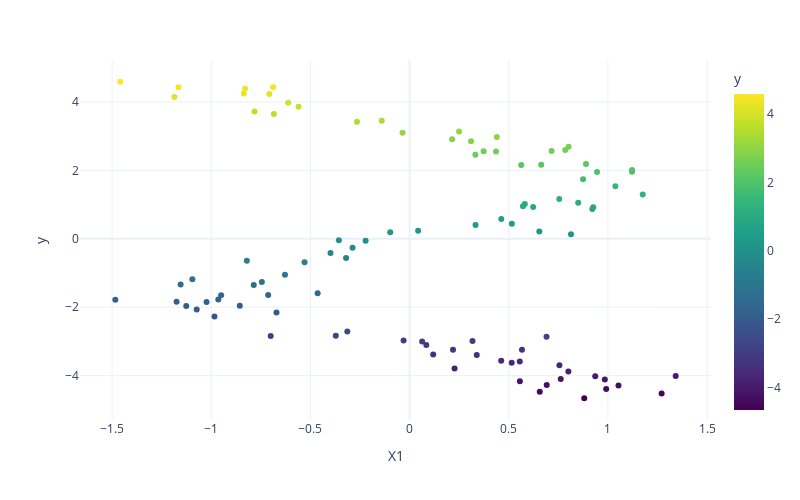
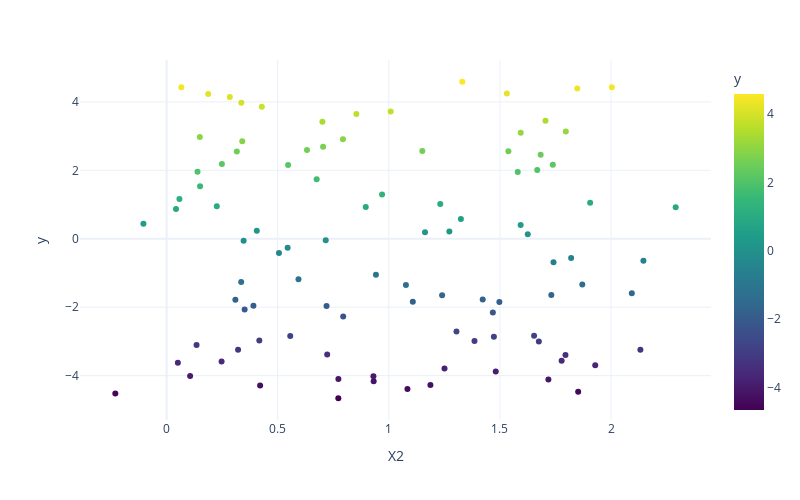
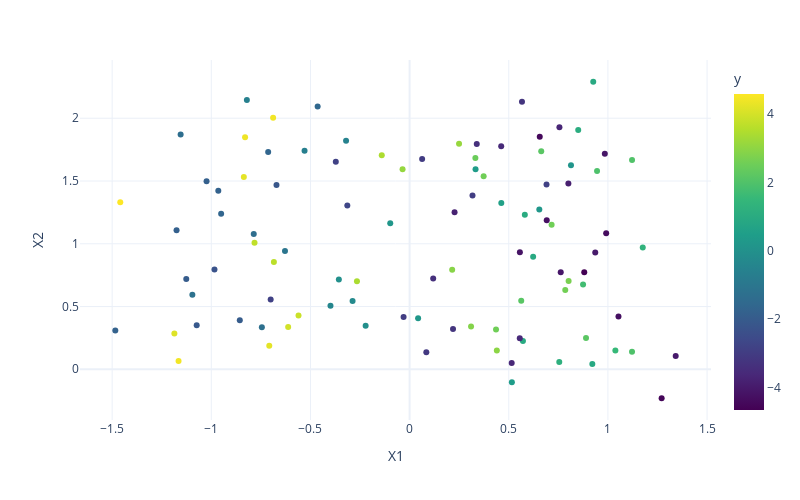

The notebook cell saved with these charts, in order:
### Code cell
px.scatter(data_frame=train,
           x = "X1",
           y = "y",
           color="y",
           color_continuous_scale="viridis",
           height=500,
           width=800,
           template ="plotly_white").show()

px.scatter(data_frame=train,
           x = "X2",
           y = "y",
           color="y",
           color_continuous_scale="viridis",
           height=500,
           width=800,
           template ="plotly_white").show()

px.scatter(data_frame=train,
           x = "X1",
           y = "X2",
           color = "y",
           color_continuous_scale="viridis",
           height=500,
           width=800,
           template ="plotly_white").show()
